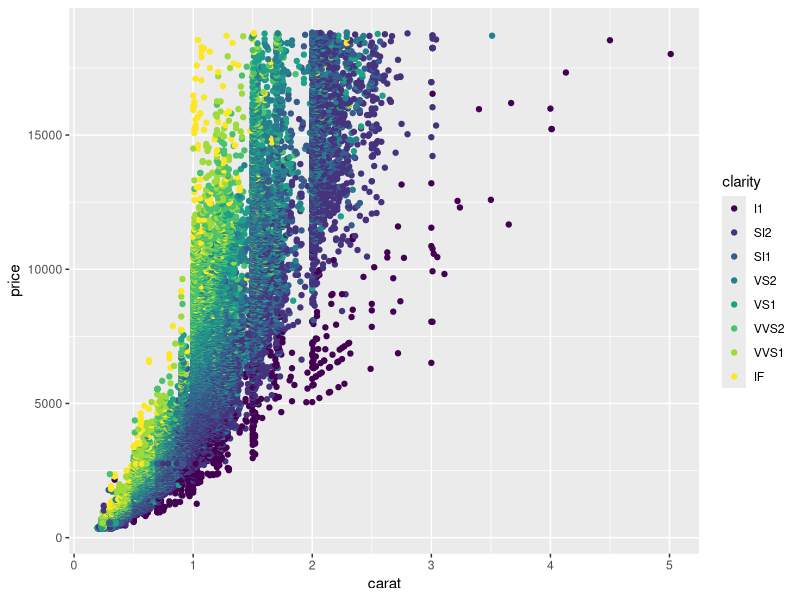
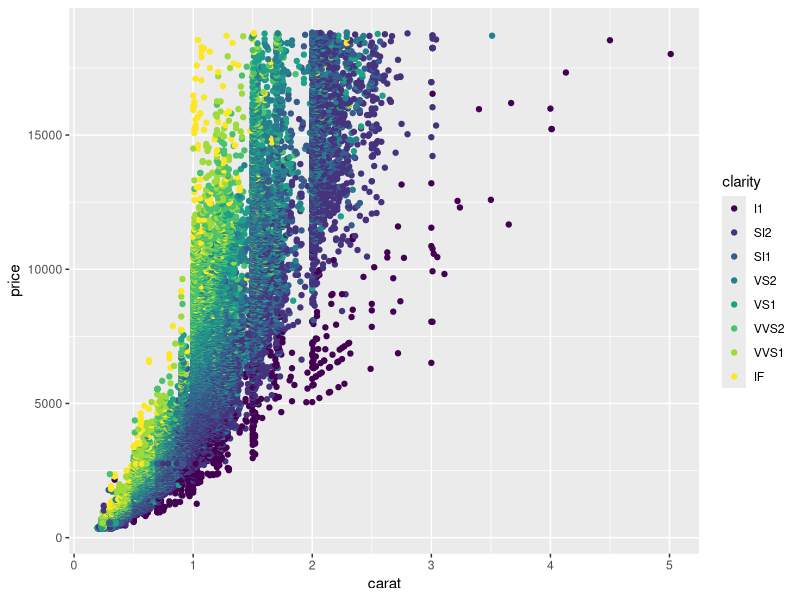

These charts were generated, in order, by the following R code: (Note: this script raises an error after producing the figures.)
library(ggplot2)

#Memakai qplot
#qplot(x= carat, y = price, colour = clarity, data = diamonds)

#Memakai ggplot
#ggplot(data = diamonds, aes(x = carat, y = price, color = clarity)) + geom_point()

diamonds_c1 <- ggplot(data = diamonds, mapping = aes(x = carat, y = price, color = clarity)) + 
  geom_point()

summary(diamonds_c1)

diamonds_c2 <- ggplot(data = diamonds) + geom_point(mapping = aes(x = cara, y = price, color = clarity))

summary(diamonds_c2)

diamonds_c3 <- ggplot() + geom_point(data = diamonds,  mapping = aes(x = carat, y = price, color =  clarity))

summary(diamonds_c3)